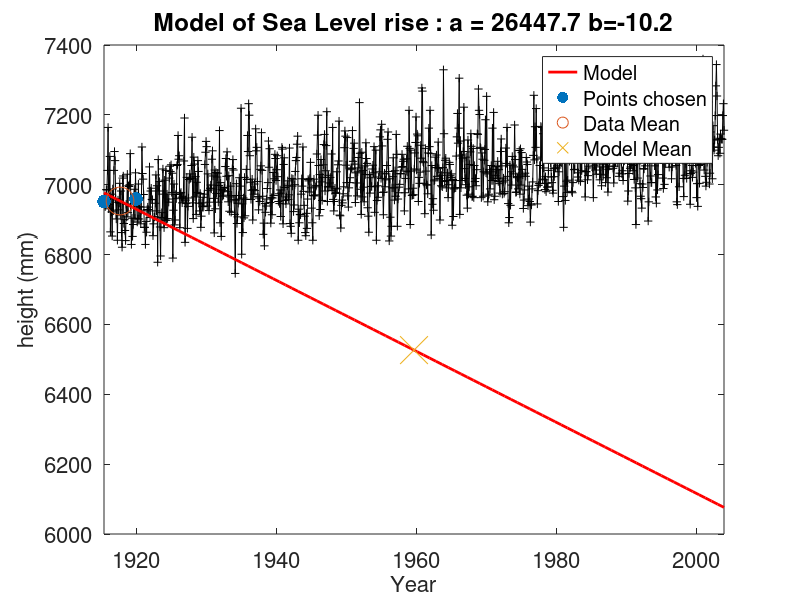

Source code (MATLAB):
%% Topic 1 Workshop Sheet, regression
%% load the data
% clear all % delete everything in workspace
% close all % close all figures
Fontsize=16; % make size of labels bigger in graphs

% load data in file
AA=dlmread('Tide gauge sea level rise data - Newlyn, Cornwall.txt');

x_all=AA(:,1); %split into x (data)
y_all=AA(:,2); %and y (height)

%% plot the data
figure
plot(x_all,y_all,'k+-'); hold on
set(gca,'Fontsize',Fontsize);
xlabel('Year','Fontsize',Fontsize);
ylabel('height (mm)','Fontsize',Fontsize);

%% Choose data range

%number of points of data
n_all=length(x_all);

%choose data range

% use this to take the full data range

% tstart=min(x_all);
% tend=max(x_all);

% examples of taking a smaller window 
tstart = 1910;
tend = 1920;

%take this range of data to use in the model
x=x_all(x_all > tstart & x_all <tend);
y=y_all(x_all > tstart & x_all <tend);
%% calculate the line of best fit

%number of points taken
n=length(x);
% regression formula
a= (sum(x.^2)*sum(y)-(sum(x)*sum(x.*y)))/( n*sum(x.^2)-(sum(x))^2);
b= (n*sum(x.*y)-(sum(x)*sum(y)))/( n*sum(x.^2)-(sum(x))^2);

XModel=linspace(min(x_all),max(x_all),100);
YModel=a+b*XModel;


%% plot the lines of best fit on top of the existing plot of data
hold all
h1=plot(XModel,YModel,'r-','Linewidth',2);

h2=plot([x(1) x(end)],[y(1) y(end)],'.','markersize',30);
h3=plot(mean(x),mean(y),'o','markersize',20);
h4=plot(mean(XModel),mean(YModel),'x','markersize',20);

legend([h1 h2 h3 h4],'Model','Points chosen','Data Mean','Model Mean','Location','best')
hold off
xlim([min(x_all) max(x_all)]);
title(sprintf('Model of Sea Level rise : a = %.1f b=%.1f',a,b))